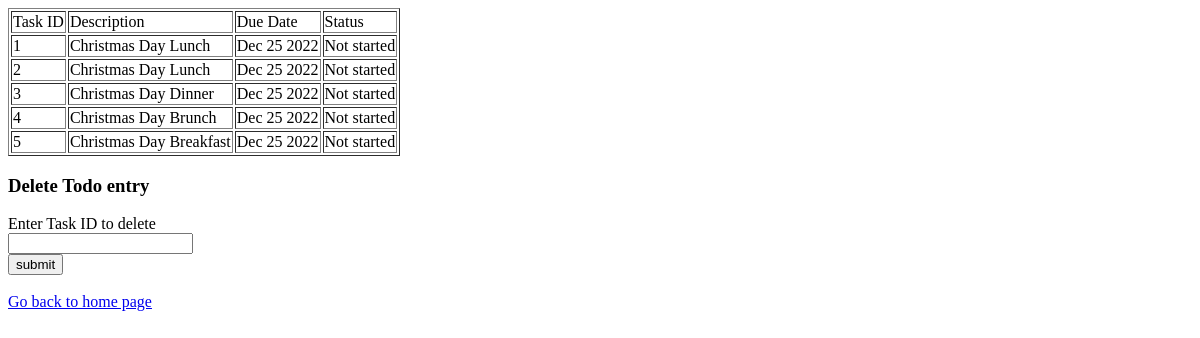
/list, run on an earlier commit of the app's database.
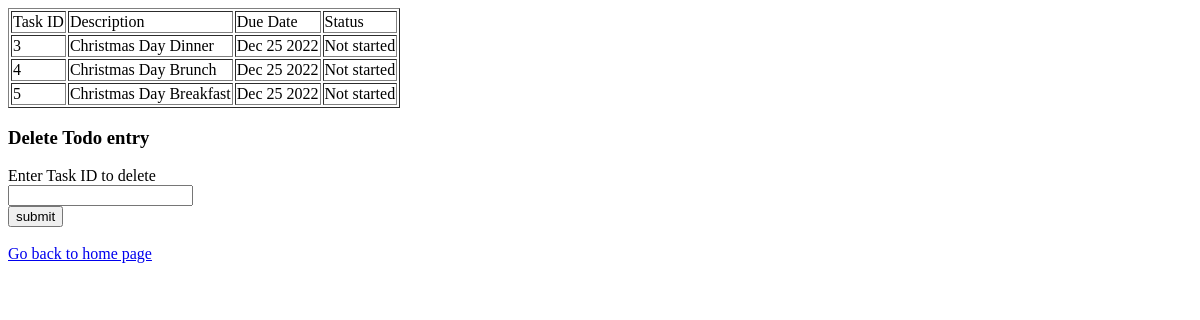
And on a later commit of the database.
### tables this page shows
CREATE TABLE todos (description TEXT, due_date TEXT, status TEXT);

### app.py (the view)
@app.route('/list')
def list():
   con = sql.connect("database.db")
   con.row_factory = sql.Row
   cur = con.cursor()
   cur.execute("select rowid,description,due_date,status from todos")
   rows = cur.fetchall();
   return render_template("list.html",rows = rows)

### templates/list.html
<!doctype html>
<html>
   <body>
      <table border = 1>
         <thead>
            <td>Task ID</td>
            <td>Description</td>
            <td>Due Date</td>
            <td>Status</td>
         </thead>
         {% for row in rows %}
            <tr>
                <td>{{row["rowid"]}}</td>
               <td>{{row["description"]}}</td>
               <td>{{row["due_date"]}}</td>
               <td> {{ row["status"]}}</td>
            </tr>
         {% endfor %}
      </table>
      <form action = "{{ url_for('deletetodo') }}" method = "POST">
        <h3>Delete Todo entry</h3>
        Enter Task ID to delete<br>
        <input type = "text" name = "rowid" /></br>
        <input type = "submit" value = "submit" /><br>
     </form>
     <br>
     <a href = "/">Go back to home page</a>
   </body>
</html>

What changed in the data, as far as the page shows it:
removed todos: rowid "1", description "Christmas Day Lunch", due_date "Dec 25 2022", status "Not started"
removed todos: rowid "2", description "Christmas Day Lunch", due_date "Dec 25 2022", status "Not started"
